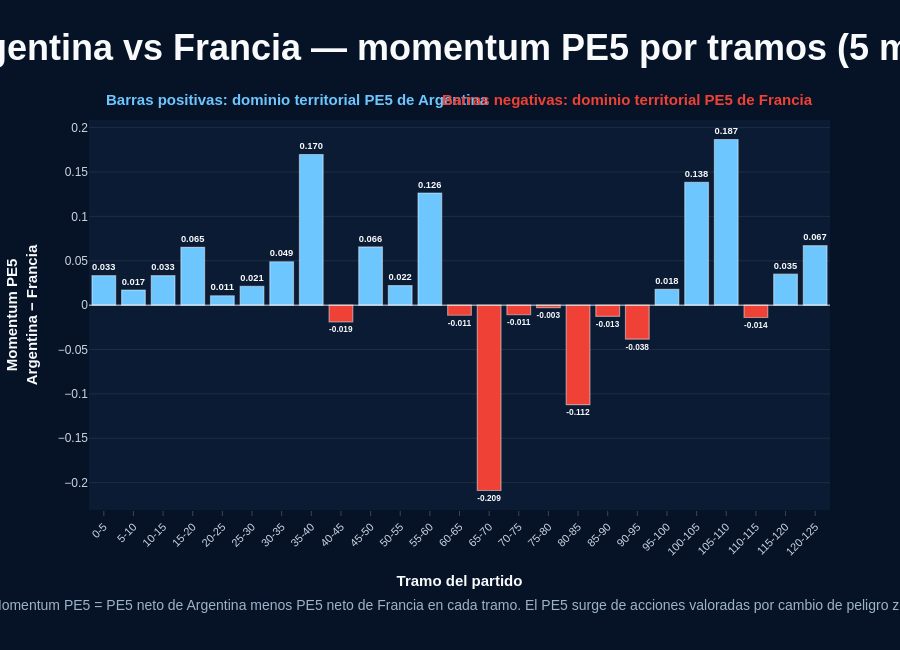

Write notebook code for a chart like this one.
### Markdown cell above
Grafico momentum PE5 por tramo.

### Code cell
fig = go.Figure()

fig.add_trace(
    go.Bar(
        x=df_momentum_wide["tramo"],
        y=df_momentum_wide["momentum_pe5"],
        marker=dict(
            color=df_momentum_wide["color"],
            line=dict(
                color="rgba(255,255,255,0.45)",
                width=1.2)),
        text=df_momentum_wide["momentum_pe5"],
        texttemplate="<b>%{text:.3f}</b>",
        textposition="outside",
        textfont=dict(
            size=12,
            color="#F8FAFC",
            family="Outfit, Arial, sans-serif"),
        hovertemplate=(
            "<b>Tramo %{x}</b><br>"
            "Momentum PE5: %{y:.3f}<br>"
            "<extra></extra>")))

fig.add_hline(
    y=0,
    line_width=1.5,
    line_color="rgba(255,255,255,0.55)")

fig.update_layout(
    title=dict(
        text="<b>Argentina vs Francia — momentum PE5 por tramos (5 min)</b>",
        x=0.5,
        xanchor="center",
        font=dict(
            family="Outfit, Arial, sans-serif",
            size=36,
            color="#F8FAFC")),
    paper_bgcolor="#061327",
    plot_bgcolor="#0B1B33",
    font=dict(
        color="#E5E7EB",
        family="Outfit, Arial, sans-serif"),
    height=650,
    margin=dict(l=80, r=70, t=120, b=140),
    showlegend=False)

fig.update_xaxes(
    title_text="<b>Tramo del partido</b>",
    title_standoff=18,
    showgrid=False,
    zeroline=False,
    ticks="outside",
    tickangle=-45,
    tickfont=dict(
        size=11,
        color="#CBD5E1",
        family="Outfit, Arial, sans-serif"),
    title_font=dict(
        size=15,
        color="#F8FAFC",
        family="Outfit, Arial, sans-serif"))

fig.update_yaxes(
    title_text="<b>Momentum PE5<br>Argentina − Francia</b>",
    title_standoff=16,
    showgrid=True,
    gridcolor="rgba(255,255,255,0.08)",
    zeroline=False,
    tickfont=dict(
        size=12,
        color="#CBD5E1",
        family="Outfit, Arial, sans-serif"),
    title_font=dict(
        size=15,
        color="#F8FAFC",
        family="Outfit, Arial, sans-serif"))

fig.add_annotation(
    x=0.02,
    y=1.08,
    xref="paper",
    yref="paper",
    text="<b style='color:#6EC6FF'>Barras positivas: dominio territorial PE5 de Argentina</b>",
    showarrow=False,
    align="left",
    font=dict(
        size=15,
        color="#6EC6FF",
        family="Outfit, Arial, sans-serif"))

fig.add_annotation(
    x=0.98,
    y=1.08,
    xref="paper",
    yref="paper",
    text="<b style='color:#EF4135'>Barras negativas: dominio territorial PE5 de Francia</b>",
    showarrow=False,
    align="right",
    font=dict(
        size=15,
        color="#EF4135",
        family="Outfit, Arial, sans-serif"))

fig.add_annotation(
    x=0.5,
    y=-0.27,
    xref="paper",
    yref="paper",
    text=(
        "Momentum PE5 = PE5 neto de Argentina menos PE5 neto de Francia en cada tramo. "
        "El PE5 surge de acciones valoradas por cambio de peligro zonal."),
    showarrow=False,
    font=dict(
        size=14,
        color="#9FB3C8",
        family="Outfit, Arial, sans-serif"),
    align="center")

fig.show()

### Figure 1 — Plotly figure (JSON) as saved in the notebook; plotly's stock layout.template omitted (floating-point values rounded to 4 significant figures)
{"data": [{"hovertemplate": "<b>Tramo %{x}</b><br>Momentum PE5: %{y:.3f}<br><extra></extra>", "marker": {"color": ["#6EC6FF", "#6EC6FF", "#6EC6FF", "#6EC6FF", "#6EC6FF", "#6EC6FF", "#6EC6FF", "#6EC6FF", "#EF4135", "#6EC6FF", "#6EC6FF", "#6EC6FF", "#EF4135", "#EF4135", "#EF4135", "#EF4135", "#EF4135", "#EF4135", "#EF4135", "#6EC6FF", "#6EC6FF", "#6EC6FF", "#EF4135", "#6EC6FF", "#6EC6FF"], "line": {"color": "rgba(255,255,255,0.45)", "width": 1.2}}, "text": [0.03313, 0.01701, 0.03317, 0.06515, 0.01056, 0.02125, 0.0489, 0.1697, -0.01884, 0.06554, 0.02206, 0.1263, -0.01139, -0.2088, -0.01084, -0.002907, -0.1122, -0.01256, -0.03832, 0.01781, 0.1385, 0.1866, -0.01396, 0.03482, 0.06703], "textfont": {"color": "#F8FAFC", "family": "Outfit, Arial, sans-serif", "size": 12}, "textposition": "outside", "texttemplate": "<b>%{text:.3f}</b>", "type": "bar", "x": ["0-5", "5-10", "10-15", "15-20", "20-25", "25-30", "30-35", "35-40", "40-45", "45-50", "50-55", "55-60", "60-65", "65-70", "70-75", "75-80", "80-85", "85-90", "90-95", "95-100", "100-105", "105-110", "110-115", "115-120", "120-125"], "y": [0.03313, 0.01701, 0.03317, 0.06515, 0.01056, 0.02125, 0.0489, 0.1697, -0.01884, 0.06554, 0.02206, 0.1263, -0.01139, -0.2088, -0.01084, -0.002907, -0.1122, -0.01256, -0.03832, 0.01781, 0.1385, 0.1866, -0.01396, 0.03482, 0.06703]}], "layout": {"annotations": [{"align": "left", "font": {"color": "#6EC6FF", "family": "Outfit, Arial, sans-serif", "size": 15}, "showarrow": false, "text": "<b style='color:#6EC6FF'>Barras positivas: dominio territorial PE5 de Argentina</b>", "x": 0.02, "xref": "paper", "y": 1.08, "yref": "paper"}, {"align": "right", "font": {"color": "#EF4135", "family": "Outfit, Arial, sans-serif", "size": 15}, "showarrow": false, "text": "<b style='color:#EF4135'>Barras negativas: dominio territorial PE5 de Francia</b>", "x": 0.98, "xref": "paper", "y": 1.08, "yref": "paper"}, {"align": "center", "font": {"color": "#9FB3C8", "family": "Outfit, Arial, sans-serif", "size": 14}, "showarrow": false, "text": "Momentum PE5 = PE5 neto de Argentina menos PE5 neto de Francia en cada tramo. El PE5 surge de acciones valoradas por cambio de peligro zonal.", "x": 0.5, "xref": "paper", "y": -0.27, "yref": "paper"}], "font": {"color": "#E5E7EB", "family": "Outfit, Arial, sans-serif"}, "height": 650, "margin": {"b": 140, "l": 80, "r": 70, "t": 120}, "paper_bgcolor": "#061327", "plot_bgcolor": "#0B1B33", "shapes": [{"line": {"color": "rgba(255,255,255,0.55)", "width": 1.5}, "type": "line", "x0": 0, "x1": 1, "xref": "x domain", "y0": 0, "y1": 0, "yref": "y"}], "showlegend": false, "title": {"font": {"color": "#F8FAFC", "family": "Outfit, Arial, sans-serif", "size": 36}, "text": "<b>Argentina vs Francia — momentum PE5 por tramos (5 min)</b>", "x": 0.5, "xanchor": "center"}, "xaxis": {"showgrid": false, "tickangle": -45, "tickfont": {"color": "#CBD5E1", "family": "Outfit, Arial, sans-serif", "size": 11}, "ticks": "outside", "title": {"font": {"color": "#F8FAFC", "family": "Outfit, Arial, sans-serif", "size": 15}, "standoff": 18, "text": "<b>Tramo del partido</b>"}, "zeroline": false}, "yaxis": {"gridcolor": "rgba(255,255,255,0.08)", "showgrid": true, "tickfont": {"color": "#CBD5E1", "family": "Outfit, Arial, sans-serif", "size": 12}, "title": {"font": {"color": "#F8FAFC", "family": "Outfit, Arial, sans-serif", "size": 15}, "standoff": 16, "text": "<b>Momentum PE5<br>Argentina − Francia</b>"}, "zeroline": false}}}
